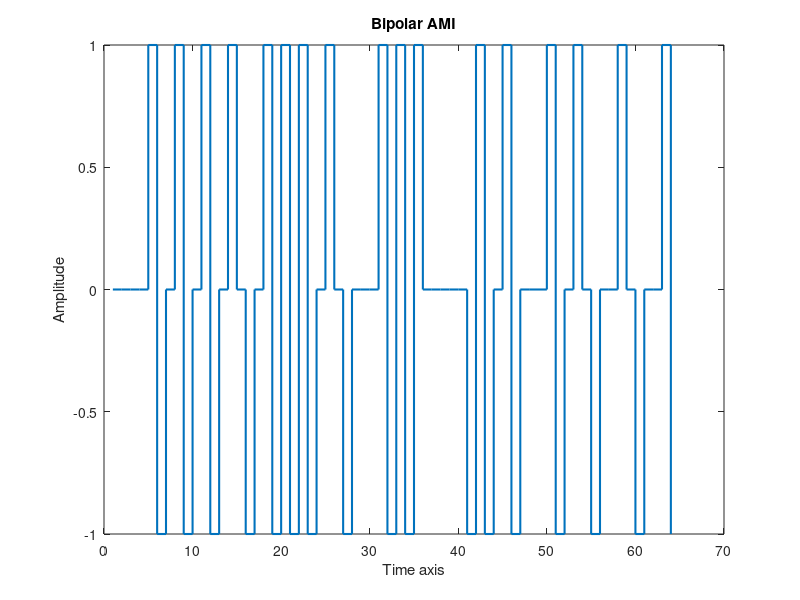
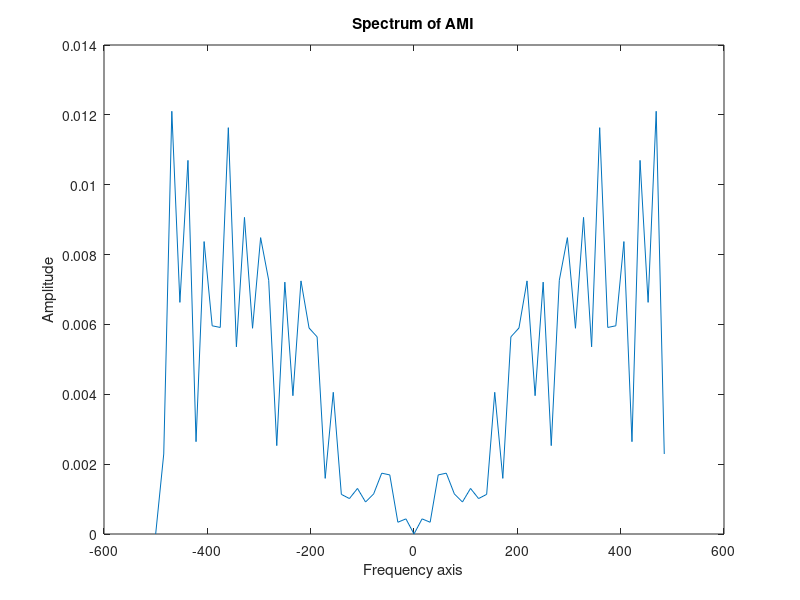
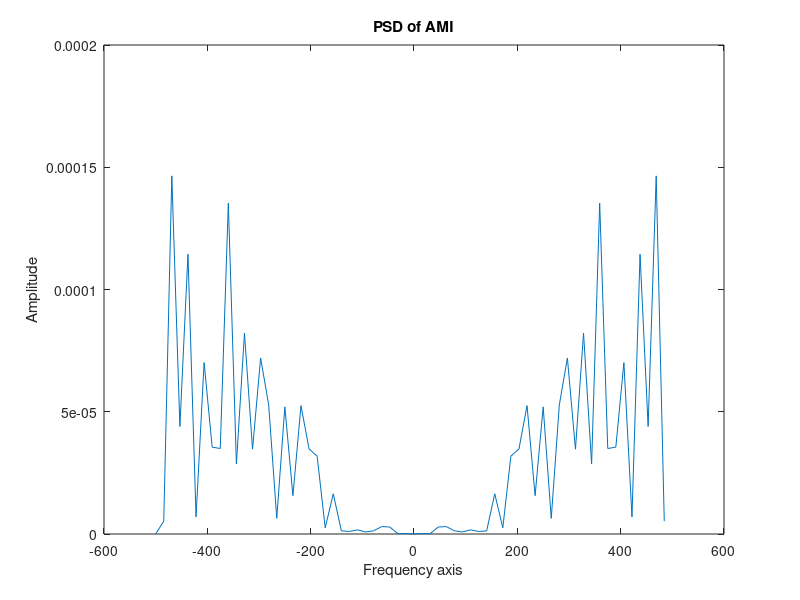

Here is the MATLAB script that generated these plots, in order:
clear;
clc;
close all;
bin_sig = randi([0,1],[1,64]);

j=0;
for i = 1:length(bin_sig)
    if bin_sig(i)== 0
        bp_ami(i)= 0;
    else
        if mod(j,2)== 0
            bp_ami(i)= 1;
        else
            bp_ami(i)= -1;
        end
    j=j+1;
    end
end

figure(1)
stairs(bp_ami,'linewidth',1.5)
title('Bipolar AMI')
xlabel('Time axis')
ylabel('Amplitude')
ts=0.001;
fmax=1/ts;
df=fmax/length(bin_sig);
f=-0.5*fmax:df:0.5*fmax-df;
bp_ami_fft_shift = fftshift(fft(bp_ami))/fmax;

figure(2)
plot(f,abs(bp_ami_fft_shift))
title('Spectrum of AMI')
xlabel('Frequency axis')
ylabel('Amplitude')

figure(3)
plot(f,abs(bp_ami_fft_shift).^2)
title('PSD of AMI')
xlabel('Frequency axis')
ylabel('Amplitude')